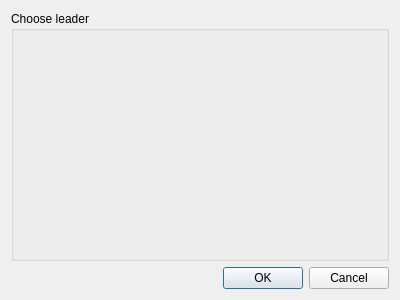
<?xml version="1.0" encoding="UTF-8"?>
<ui version="4.0">
 <class>choose_leader</class>
 <widget class="QDialog" name="choose_leader">
  <property name="geometry">
   <rect>
    <x>0</x>
    <y>0</y>
    <width>400</width>
    <height>300</height>
   </rect>
  </property>
  <property name="windowTitle">
   <string>Dialog</string>
  </property>
  <layout class="QVBoxLayout" name="verticalLayout_2">
   <item>
    <layout class="QVBoxLayout" name="verticalLayout">
     <item>
      <widget class="QGroupBox" name="groupBox">
       <property name="title">
        <string>Choose leader</string>
       </property>
       <layout class="QVBoxLayout" name="verticalLayout_4">
        <item>
         <layout class="QVBoxLayout" name="verticalLayout_3"/>
        </item>
       </layout>
      </widget>
     </item>
    </layout>
   </item>
   <item>
    <widget class="QDialogButtonBox" name="buttonBox">
     <property name="orientation">
      <enum>Qt::Horizontal</enum>
     </property>
     <property name="standardButtons">
      <set>QDialogButtonBox::Cancel|QDialogButtonBox::Ok</set>
     </property>
    </widget>
   </item>
  </layout>
 </widget>
 <resources/>
 <connections>
  <connection>
   <sender>buttonBox</sender>
   <signal>accepted()</signal>
   <receiver>choose_leader</receiver>
   <slot>accept()</slot>
   <hints>
    <hint type="sourcelabel">
     <x>248</x>
     <y>254</y>
    </hint>
    <hint type="destinationlabel">
     <x>157</x>
     <y>274</y>
    </hint>
   </hints>
  </connection>
  <connection>
   <sender>buttonBox</sender>
   <signal>rejected()</signal>
   <receiver>choose_leader</receiver>
   <slot>reject()</slot>
   <hints>
    <hint type="sourcelabel">
     <x>316</x>
     <y>260</y>
    </hint>
    <hint type="destinationlabel">
     <x>286</x>
     <y>274</y>
    </hint>
   </hints>
  </connection>
 </connections>
</ui>
